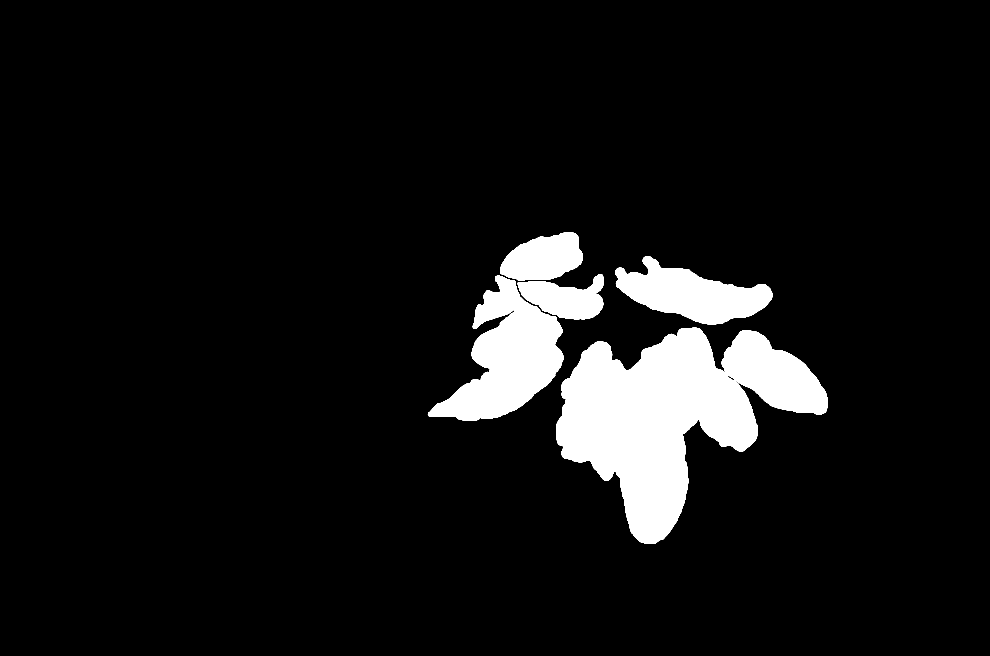
#> input picture data/test/a.png, 4948 x 3280 px, found by its file name (shown at 1/5 size)
$ jupyter execute WeightMap-Test.ipynb   (shell and % lines are left out)   (older library calls are emulated)
#> lines starting #> are read from the running program, lines starting #| are printed output that depends on the picture; after the words box and inside, x2 and y2 are one past the last pixel; in counts of white or black regions, pixels touching at a corner belong together
[cell 1]
import math
from sklearn.metrics import classification_report
import matplotlib.pyplot as plt
from matplotlib.pyplot import imshow, imread, imsave, figure
import pandas as pd
import numpy as np
import sys
import os
from skimage.color import rgb2gray
from skimage.transform import rescale, resize

#Custom Functions:
ROOT_DIR = os.path.abspath("../")
sys.path.append(ROOT_DIR)

from imports.utils.log_progress import log_progress
from imports.utils.visualization import Visualize
from imports.utils.enums import DATA_BASE_PATH, SHAPE
from imports.models.u_net import get_unet
from imports.utils.utils import rle_encode, rle_decode

DATA_IMAGE_PATH = DATA_BASE_PATH + '/Images'
DATA_MASK_PATH = DATA_BASE_PATH + '/Masks'

[cell 2]
import warnings
warnings.filterwarnings("ignore")

[cell 3]
w = imread('../data/LabelingTool/test/a.png')
#> w: shape (3280, 4948) float32; values 0 (black) and 1 (white), 7.6% white; 6 white regions, box (x1, y1, x2, y2) and area: (2781, 1639, 3789, 2719) 594057, (2139, 1377, 2817, 2105) 238322, (3076, 1280, 3862, 1624) 140818, (3608, 1653, 4140, 2075) 126941, (2500, 1163, 2915, 1403) 70598, (2588, 1370, 3019, 1598) 58150
w = resize(w,(1024,1536))
#> w: shape (1024, 1536) float32
test = w
plt.figure(figsize=(20,20))
imshow(w>0.5)
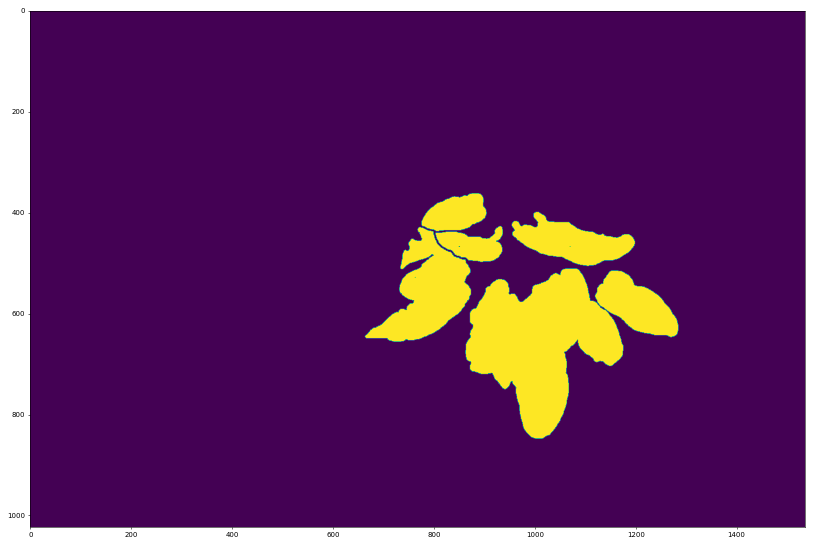
#> figure drawn by matplotlib, 1 panel

[cell 4]
# http://scikit-image.org/docs/dev/auto_examples/segmentation/plot_watershed.html

def watershed_segmentation(prediction_image,threshold=0.90,footprint_size=(40,40)):
#> called with threshold = 0.9, footprint_size = (100, 100)
    from scipy import ndimage as ndi
    from skimage.morphology import watershed
    from skimage.feature import peak_local_max
    from skimage.draw import circle
    circle_img = np.zeros(footprint_size, dtype=np.uint8)
    rr, cc = circle(footprint_size[0]/2, footprint_size[1]/2,min(footprint_size)/2-2)
    circle_img[rr, cc] = 1

    # Now we want to separate the two objects in image
    # Generate the markers as local maxima of the distance to the background
    pred_logical = prediction_image>threshold
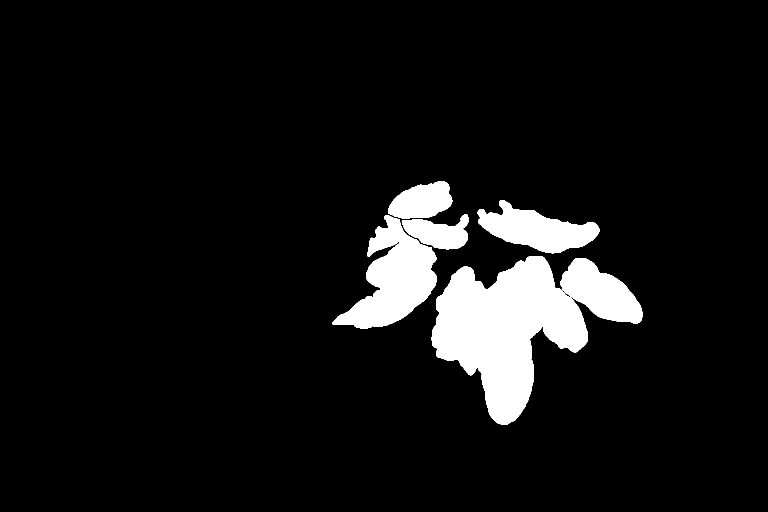
#> pred_logical: shape (1024, 1536) bool (shown at 1/2 size); 7.6% white; 6 white regions, box (x1, y1, x2, y2) and area: (863, 512, 1176, 849) 57566, (664, 430, 874, 657) 23100, (955, 400, 1199, 507) 13633, (1120, 516, 1285, 648) 12299, (776, 363, 905, 438) 6849, (803, 428, 937, 499) 5639
    distance = ndi.distance_transform_edt(pred_logical)
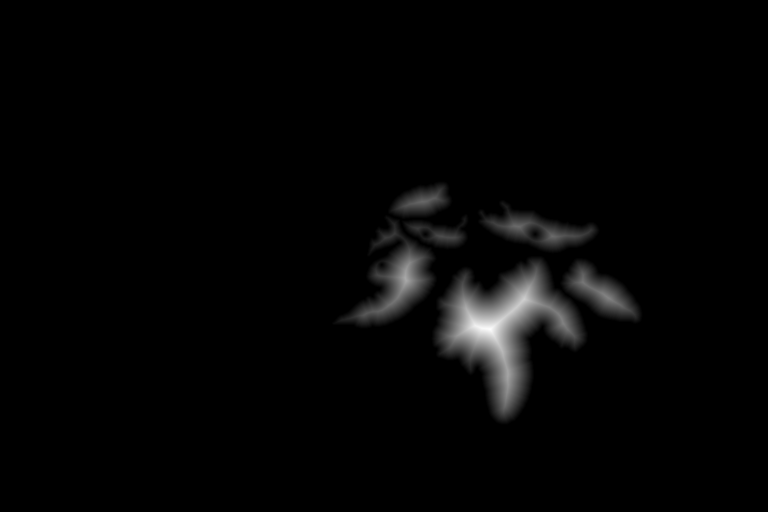
#> distance: shape (1024, 1536) float64 (shown at 1/2 size); min 0, max 80.96, mean 1.6; drawn with min black and max white
    local_maxi = peak_local_max(distance, indices=False, footprint=circle_img, labels=pred_logical)
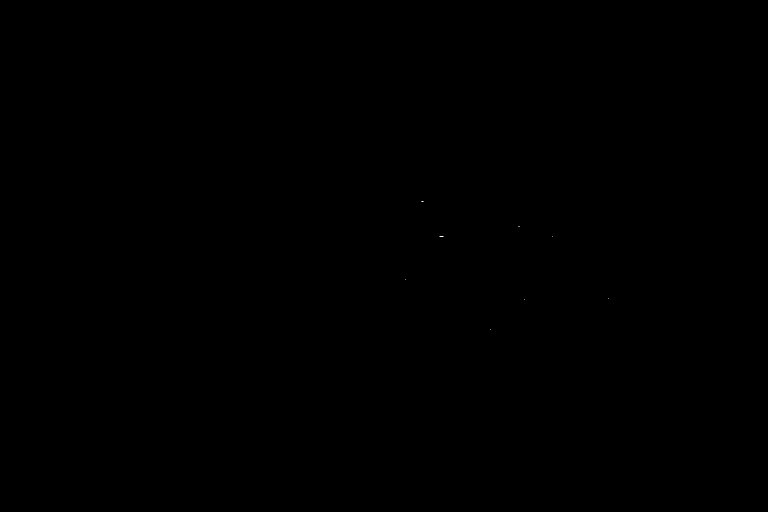
#> local_maxi: shape (1024, 1536) bool (shown at 1/2 size); 0% white in thin lines or dots, all inside (x1, y1, x2, y2) = (811, 403, 1218, 659)
    markers = ndi.label(local_maxi)[0]
#> markers: shape (1024, 1536) int32; 9 distinct labels, from 0 to 8
    labels = watershed(-distance, markers, mask=pred_logical)
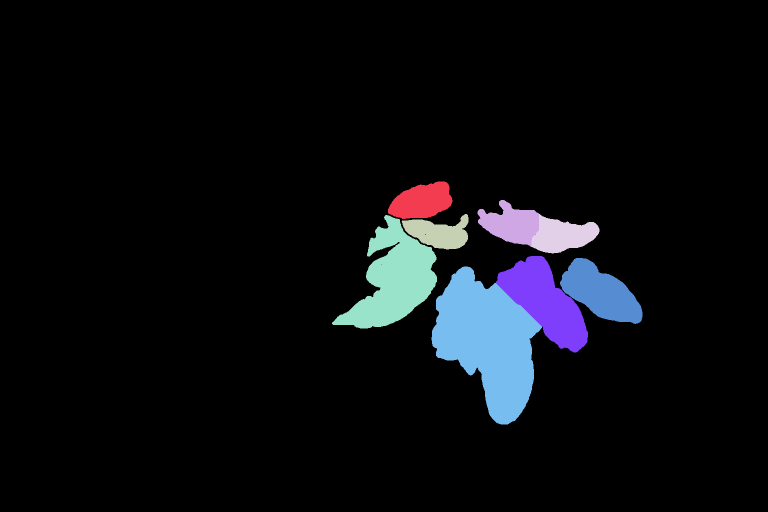
#> labels: shape (1024, 1536) int32 (shown at 1/2 size); 9 distinct labels, from 0 to 8; one colour per label, 0 black

    return distance, labels

distance, labels = watershed_segmentation(w>0.5,footprint_size=(100,100))

plt.figure(figsize=(20,20))
imshow(labels, cmap=plt.cm.nipy_spectral, interpolation='nearest')
imshow(w,alpha=0.5)

[cell 5]
import skimage.measure
mask = w > 0.5
labels = skimage.measure.label(mask)
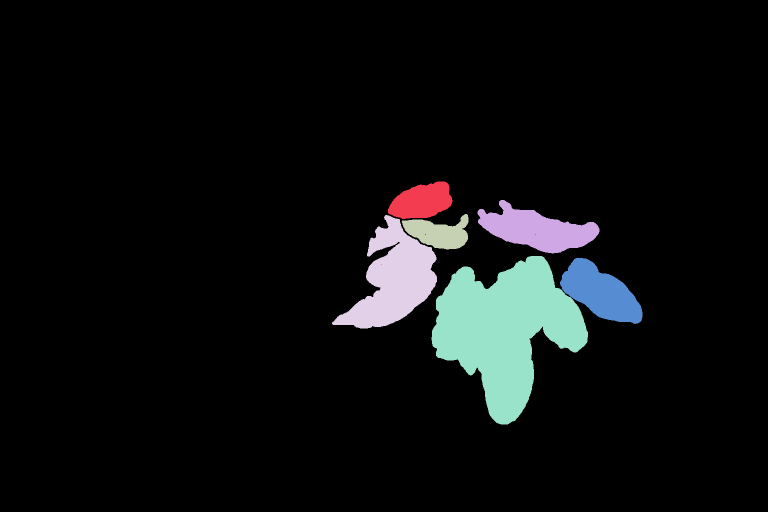
#> labels: shape (1024, 1536) int32 (shown at 1/2 size); 7 distinct labels, from 0 to 6; one colour per label, 0 black
print(labels.shape, labels.dtype)
#| (1024, 1536) int32
print("Unique values in labels:", np.unique(labels))
#| Unique values in labels: [0 1 2 3 4 5 6]
#> the sliders are set to label = 0

[cell 6]
import ipywidgets as widgets
@widgets.interact(label = list(np.unique(labels)))
def f(label):
#> called with label = 0
    print(f"The connected component with label {label} contains {np.sum(labels == label)} pixels")
#| The connected component with label 0 contains 1453778 pixels
    plt.imshow(labels == label)
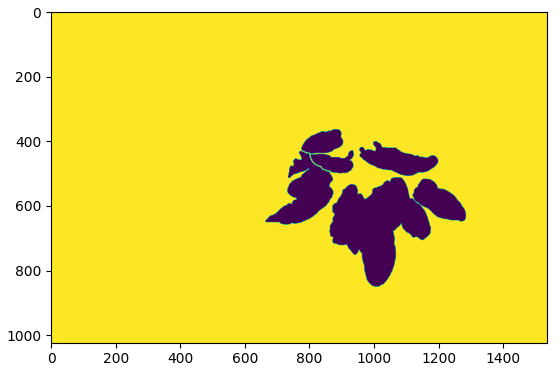
#> figure drawn by matplotlib, 1 panel

[cell 7]
from skimage.draw import rectangle
w = np.zeros((SHAPE), dtype=np.uint8)
start = (1, 1)
extent = (3, 3)
rr, cc = rectangle((100,100), extent=(100,100), shape=w.shape)
w[rr, cc] = 1
rr, cc = rectangle((100,210), extent=(100,100), shape=w.shape)
w[rr, cc] = 1
rr, cc = rectangle((100,320), extent=(100,100), shape=w.shape)
w[rr, cc] = 1
rr, cc = rectangle((210,210), extent=(100,100), shape=w.shape)
w[rr, cc] = 1
rr, cc = rectangle((215,325), extent=(100,100), shape=w.shape)
w[rr, cc] = 1
test = w
imshow(w)
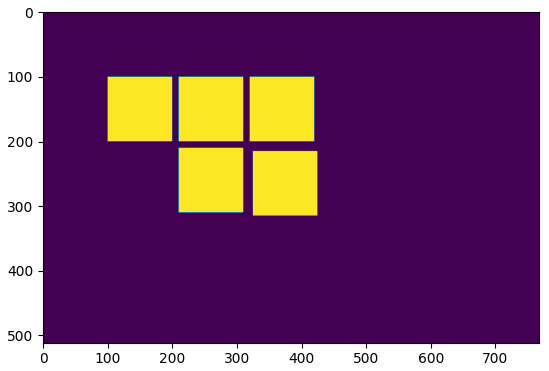
#> figure drawn by matplotlib, 1 panel

[cell 8]
# https://stackoverflow.com/questions/50255438/pixel-wise-loss-weight-for-image-segmentation-in-keras

import numpy as np
from skimage.io import imshow
from skimage.measure import label
from scipy.ndimage.morphology import distance_transform_edt

def unet_weight_map(y, wc=None, w0 = 50, sigma = 3):

    """
    Generate weight maps as specified in the U-Net paper
    for boolean mask.

    "U-Net: Convolutional Networks for Biomedical Image Segmentation"
    https://arxiv.org/pdf/1505.04597.pdf

    Parameters
    ----------
    mask: Numpy array
        2D array of shape (image_height, image_width) representing binary mask
        of objects.
    wc: dict
        Dictionary of weight classes.
    w0: int
        Border weight parameter.
    sigma: int
        Border width parameter.

    Returns
    -------
    Numpy array
        Training weights. A 2D array of shape (image_height, image_width).
    """
#> called with w0 = 1, sigma = 12
    y = y.astype(bool)
    labels = label(y)
    no_labels = labels == 0
    label_ids = sorted(np.unique(labels))[1:]

    if len(label_ids) > 1:
        distances = np.zeros((y.shape[0], y.shape[1], len(label_ids)))

        for i, label_id in enumerate(label_ids):
            distances[:,:,i] = distance_transform_edt(labels != label_id)

        distances = np.sort(distances, axis=2)
        d1 = distances[:,:,0]
        d2 = distances[:,:,1]
        w = w0 * np.exp(-1/2*((d1 + d2) / sigma)**2) * no_labels

        if wc:
            class_weights = np.zeros_like(y)
            for k, v in wc.items():
                class_weights[y == k] = v
            w = w + class_weights
    else:
        w = np.zeros_like(y)
    return w

wc = {0: 1, # background
      1: 2  # objects
     }

w2 = unet_weight_map(test, wc=wc, w0 = 1, sigma = 12)

plt.figure(figsize=(20,20))
imshow(test)
imshow(w2,alpha=0.90)
w2.max()
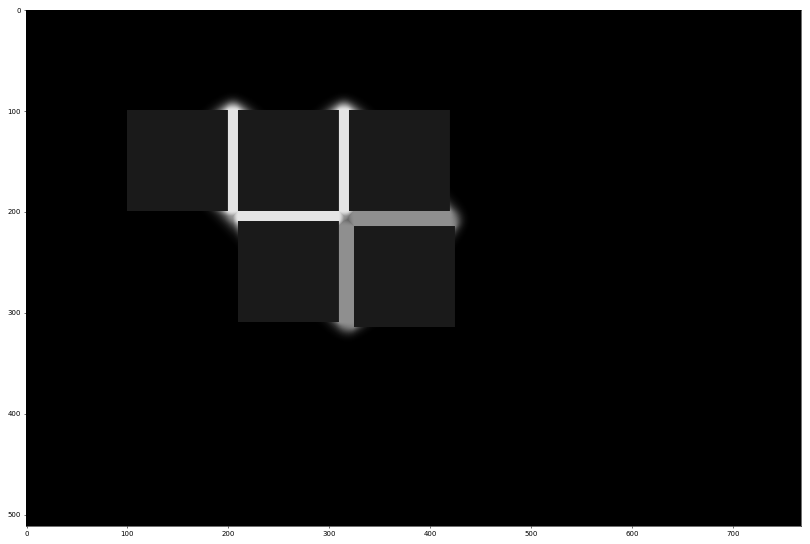
#> figure drawn by matplotlib, 1 panel
